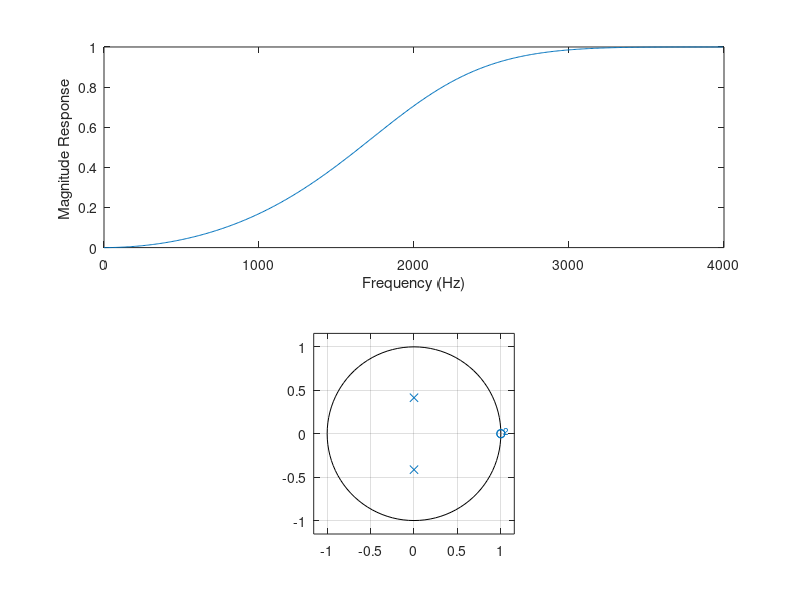

The MATLAB script that drew this image:

%
%  m-file for Example 8B.5 (Program 8B.5, p571)
%	Program name: prog8b5.m
%
Fs=8000;										%	Sampling frequency
Ap=3;
As=20;
wp=2000/4000;
ws=500/4000;
[N, wc]=buttord(wp, ws, Ap, As);		% Determine filter order
[zz, pz, kz]=butter(N,2000/4000, 'high');	% Digitise filter
[b, a]=butter(N, 2000/4000, 'high');
subplot(2,1,1)								%	Plot magnitude freq. response
[H, f]=freqz(b, a, 512, Fs);			
plot(f, abs(H))
xlabel('Frequency (Hz)')
ylabel('Magnitude Response ')
subplot(2,1,2)								%	Plot pole-zero diagram
zplane(b, a)
